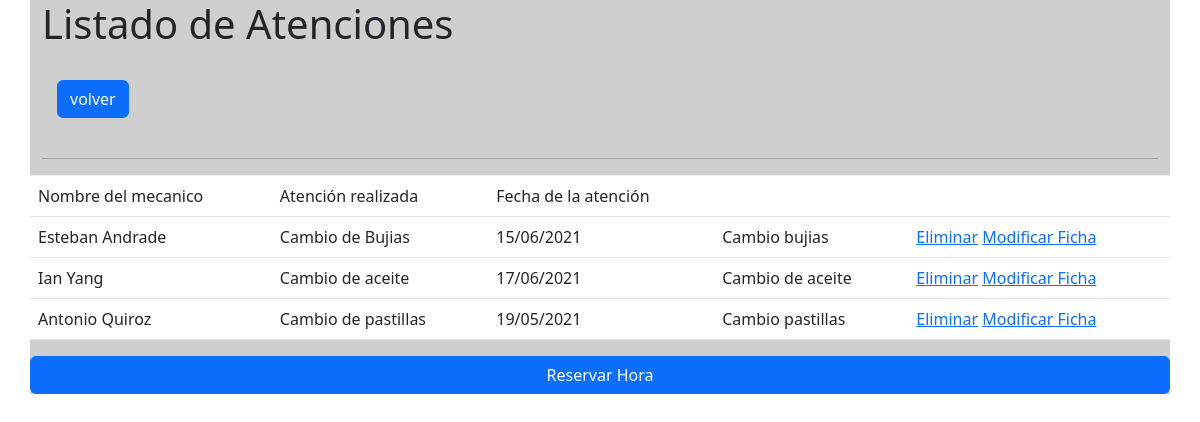
The app's page /Atenciones with its own data.
### core/models.py (models this page shows, shortened)
class Vehiculo(models.Model):
    patente = models.CharField(max_length=25, primary_key=True, verbose_name='Nombre Mecanico')
    marca = models.CharField(max_length=25, verbose_name='Atención Realizada')
    modelo = models.CharField(max_length=10, null=True, verbose_name='Fecha de Atención')
    categoria = models.ForeignKey(Categoria, on_delete=models.PROTECT)

class Categoria(models.Model):
    idCategoria = models.IntegerField(primary_key=True, verbose_name='Id de categoria')
    nombreCatgoria = models.CharField(max_length=50, verbose_name='Nombre de la Categoría')
    def __str__(self):
        return self.nombreCatgoria

### core/views.py (the view)
# urls.py: path('Atenciones',views.crud,name="crud"),
def crud(request):
    vehiculos = Vehiculo.objects.all()
    contexto = {'nombre':'Carlos', 'vehiculos':vehiculos}
    return render(request, 'crud.html', contexto)

### core/Templates/crud.html (shortened to what this page needs)
<!DOCTYPE html>
{%load static %}
<html lang="en">
<head>
    <link rel="stylesheet" href="{% static 'css/style.css' %}">
    <link href="{% static 'css/bootstrap.min.css' %}" rel="stylesheet">
    <link href="https://cdn.jsdelivr.net/npm/bootstrap@5.3.0-alpha1/dist/css/bootstrap.min.css" rel="stylesheet">
</head>
<body>
    <div class="container">
      <form method="POST" action="#">
        <div class="mb-2">
          <h1>Listado de Atenciones</h1>
          <br>
          <div class="col-md-12 align-middle">
          <a class="btn btn-primary" href="/.." role="button">volver</a>
        </div>
          <br>
          <hr>
          <div class="row">
            <table class="table">
              <tr>
                <td>Nombre del mecanico</td>
                <td>Atención realizada</td>
                <td>Fecha de la atención</td>
                <td></td>
                <td></td>
              </tr>
             {% for vehiculo in vehiculos %}
              <tr>
                <td>{{ vehiculo.patente }}</td>
                <td>{{ vehiculo.marca }}</td>
                <td>{{ vehiculo.modelo }}</td>
                <td>{{ vehiculo.categoria }}</td>
                <td>
                  <a href="{% url 'eliminar_vehiculo' vehiculo.patente %}">Eliminar</a>
                  <a href="{% url 'modificar_vehiculo' vehiculo.patente %}">Modificar Ficha</a>
                </td>
             {% endfor %}
            </table>
            <br>
            <br>
          </div>
          <div class="row mb-3">
            <a class="btn btn-primary" href="{% url 'form_perrito'%}" role="link">Reservar Hora</a>
          </div>
        </div>
      </form>
      </div>
</body>
</html>

### core/static/css/style.css (style rules this page uses)
.container { background-color: rgb(207, 207, 207); width: auto; }
* { margin: 0; padding: 0; }

### records on screen
Vehiculo: patente "Esteban Andrade", marca "Cambio de Bujias", modelo "15/06/2021", categoria "Cambio bujias"
Vehiculo: patente "Ian Yang", marca "Cambio de aceite", modelo "17/06/2021", categoria "Cambio de aceite"
Vehiculo: patente "Antonio Quiroz", marca "Cambio de pastillas", modelo "19/05/2021", categoria "Cambio pastillas"
